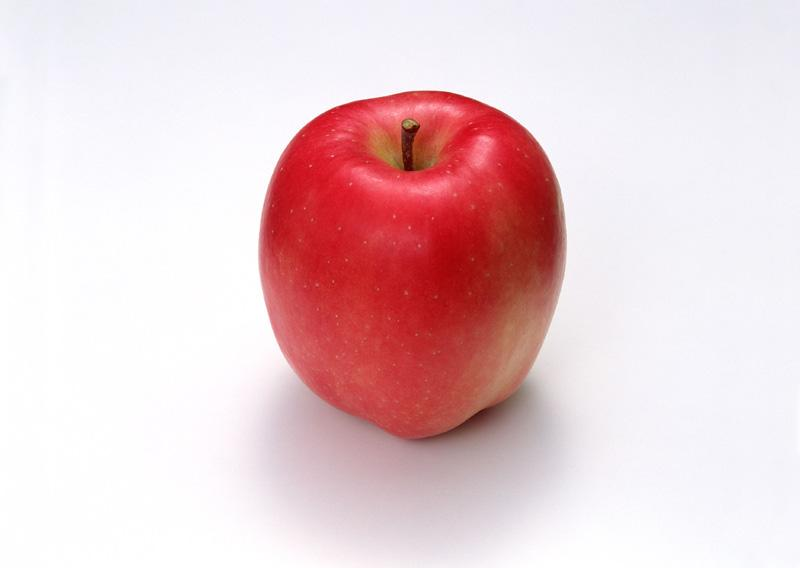
#> input picture src/ros2_21_tutorials/learning_node/learning_node/apple.jpg, 800 x 568 px
$ python -i node_object_webcam.py   (imports and definitions only)
#> lines starting #> are read from the running program, lines starting #| are printed output that depends on the picture; after the words box and inside, x2 and y2 are one past the last pixel; in counts of white or black regions, pixels touching at a corner belong together
#> further down, picture is the input picture: shape (568, 800, 3); mean B, G, R 209.2, 205.7, 233.6
#!/usr/bin/env python3
# -*- coding: utf-8 -*-

"""
@作者: 古月居(www.guyuehome.com)
@说明: ROS2节点示例-通过摄像头识别检测图片中出现的苹果
1.install this: sudo apt-get install cheese
2.use usb3.1
3.start ubuntu and 点界面“虚拟机”----“可移动设备”----选择“Integragted Camera"即可使虚拟机连接上电脑摄像头
4.this node can be run
"""

import rclpy                            # ROS2 Python接口库
from rclpy.node import Node             # ROS2 节点类

import cv2                              # OpenCV图像处理库
import numpy as np                      # Python数值计算库

lower_red = np.array([0, 90, 128])     # 红色的HSV阈值下限
upper_red = np.array([180, 255, 255])  # 红色的HSV阈值上限

def object_detect(image):
    hsv_img = cv2.cvtColor(image, cv2.COLOR_BGR2HSV)                       # 图像从BGR颜色模型转换为HSV模型
#> hsv_img: shape (568, 800, 3); mean H, S, V 103.4, 40, 235.8
    mask_red = cv2.inRange(hsv_img, lower_red, upper_red)                  # 图像二值化
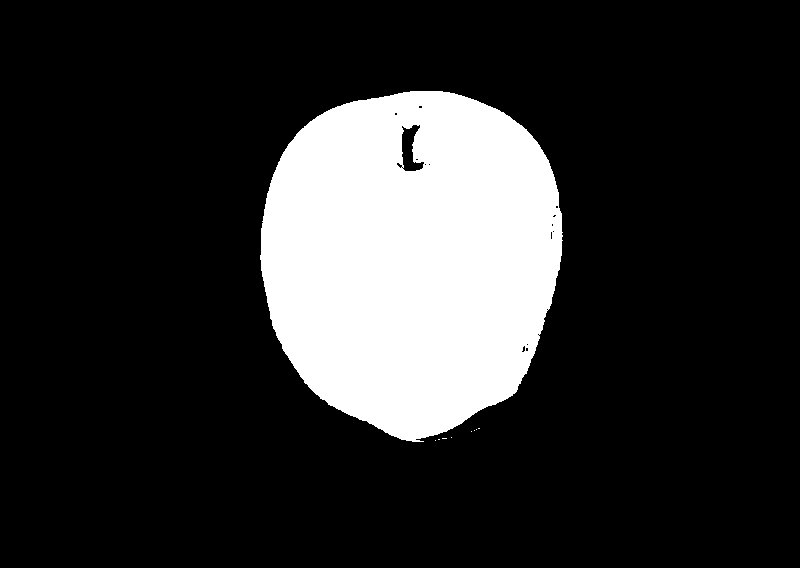
#> mask_red: shape (568, 800); 18.2% white; 9 white regions (8 under 20 px)

    contours, hierarchy = cv2.findContours(mask_red, cv2.RETR_LIST, cv2.CHAIN_APPROX_NONE) # 图像中轮廓检测
#> contours = 27 contours, 25 with area under 20; largest, box (x1, y1, x2, y2) and area: (260, 91, 563, 442) 82962, (401, 124, 425, 172) 636

    for cnt in contours:                                                   # 去除一些轮廓面积太小的噪声
        if cnt.shape[0] < 150:
            continue

        (x, y, w, h) = cv2.boundingRect(cnt)                               # 得到苹果所在轮廓的左上角xy像素坐标及轮廓范围的宽和高
        cv2.drawContours(image, [cnt], -1, (0, 255, 0), 2)                 # 将苹果的轮廓勾勒出来
        cv2.circle(image, (int(x+w/2), int(y+h/2)), 5, (0, 255, 0), -1)    # 将苹果的图像中心点画出来
#> this loop made 27 passes
#> cnt on passes 1, 2, 4, 5, 6, 7, 8, 11, 12, 13, 15, 19: [[435, 440]], [[438, 439], [439, 439]], [[451, 437]], [[471, 431]], [[474, 430]], [[476, 429]], [[478, 428], [479, 428]], [[526, 344], [527, 343], [528, 344], [527, 345]], [[537, 334], [538, 333], [539, 334], [538, 335]], [[546, 309], [547, 308], [548, 309], [547, 310]], [[552, 231], [553, 230], [554, 231], [553, 232]], [[401, 167], [402, 166], [403, 167], [402, 168]]
#> (x, y, w, h) on pass 27: (260, 91, 303, 351)
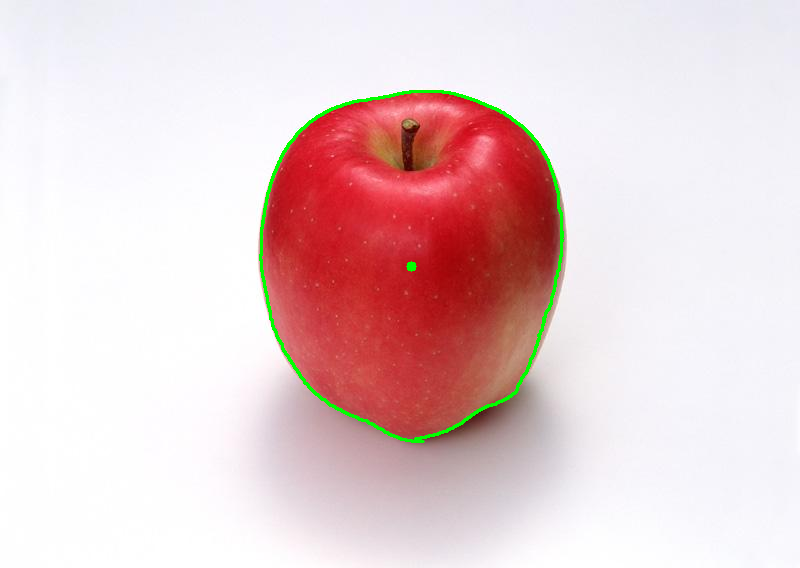
#> image: shape (568, 800, 3); 0.81% of pixels changed, all inside (x1, y1, x2, y2) = (259, 90, 564, 443)

    cv2.imshow("object", image)                                            # 使用OpenCV显示处理后的图像效果
    cv2.waitKey(50)

def main(args=None):                                                       # ROS2节点主入口main函数
    rclpy.init(args=args)                                                  # ROS2 Python接口初始化
    node = Node("node_object_webcam")                                      # 创建ROS2节点对象并进行初始化
    node.get_logger().info("ROS2节点示例：检测图像中的苹果")

    cap = cv2.VideoCapture(0)

    while rclpy.ok():
        ret, image = cap.read()          # 读取一帧图像

        if ret == True:
            object_detect(image)          # 苹果检测

    node.destroy_node()                  # 销毁节点对象
    rclpy.shutdown()                     # 关闭ROS2 Python接口

>>> import cv2
>>> picture = cv2.imread('apple.jpg')
>>> result = object_detect(picture)
